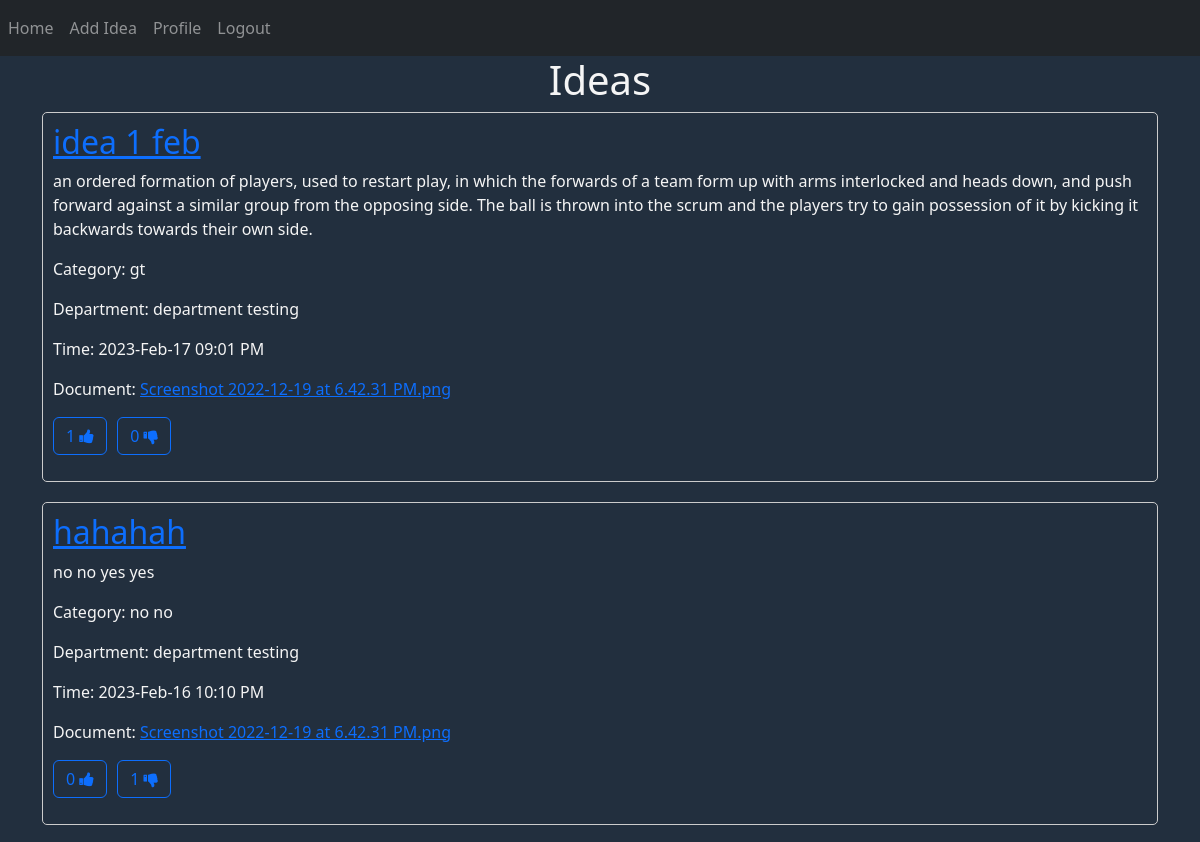
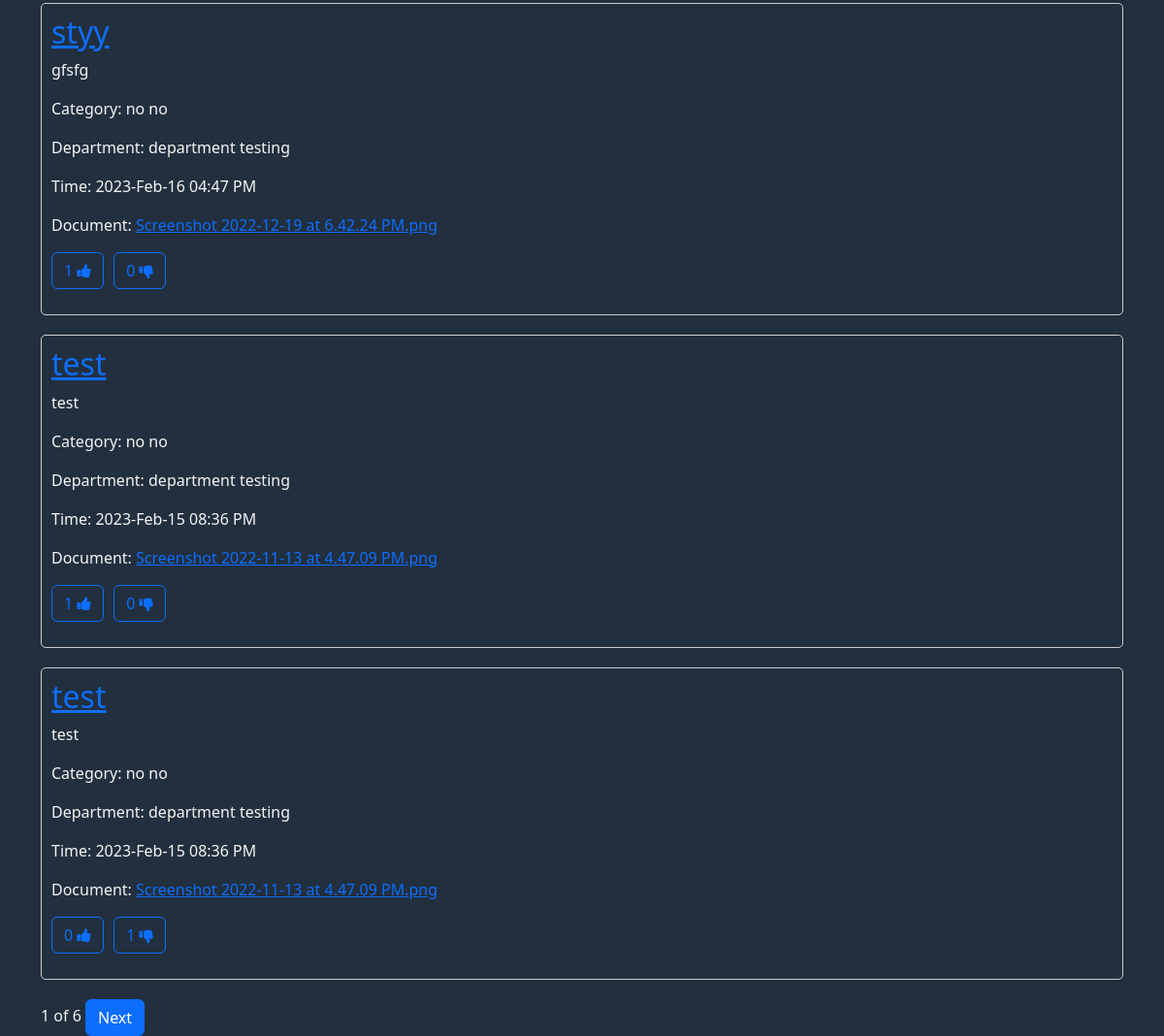
Page / (signed in) on the earlier database version (2 pictures, top to bottom).
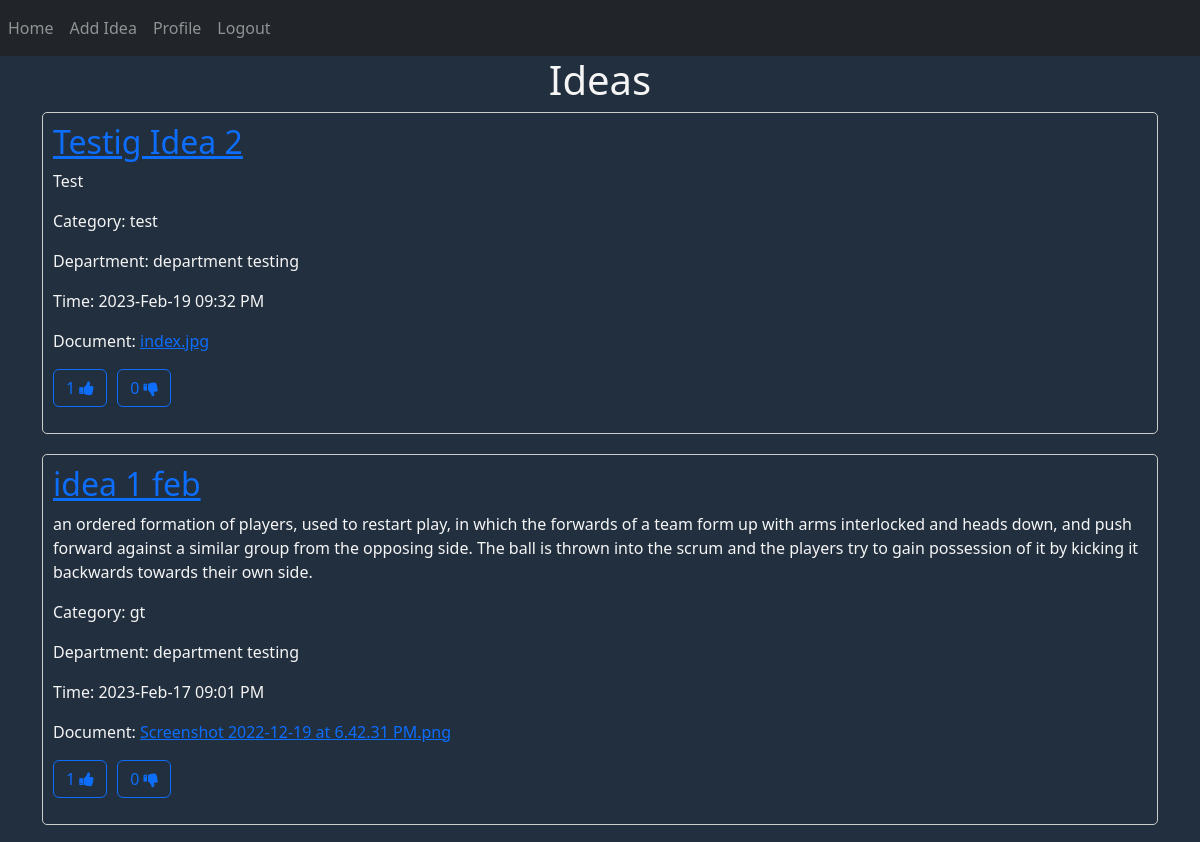
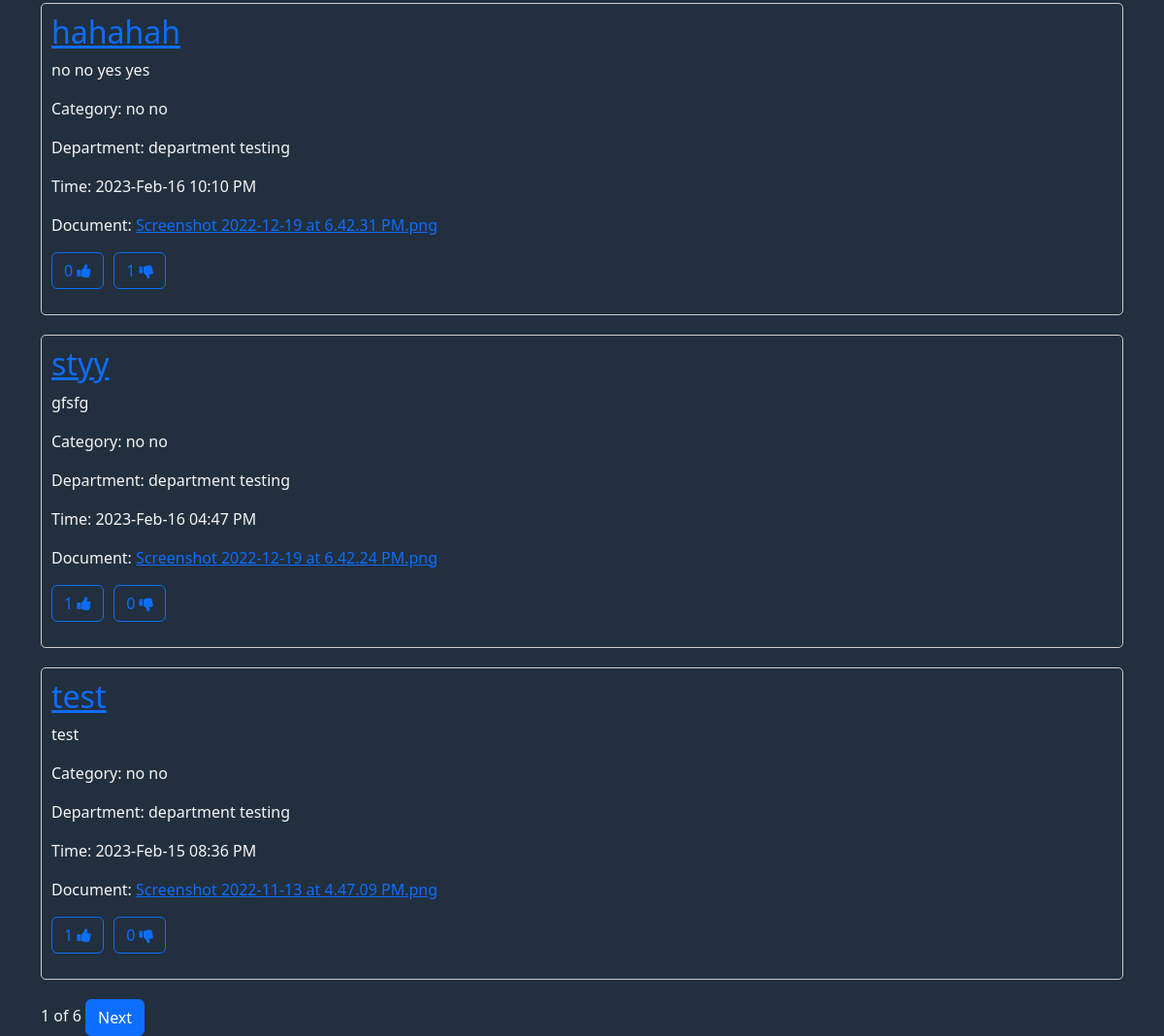
Same page on the later database version (2 pictures, top to bottom).
### website/models.py (models this page shows, shortened)
class Ideas(db.Model, UserMixin):
    id = db.Column(db.Integer, primary_key=True)
    staff_id = db.Column(db.Integer, db.ForeignKey('staff.id'))
    staff = db.relationship('Staff', backref='ideas')
    title = db.Column(db.String(150))
    category = db.Column(db.Integer, db.ForeignKey('category.id'))
    time = db.Column(db.DateTime(timezone=True), default=func.now())
    description = db.Column(db.String(1000))
    document = db.Column(db.String(150), nullable=False)
    anon = db.Column(Boolean, default=False)
    like = db.Column(db.Integer)
    dislike = db.Column(db.Integer)
    view_count = db.Column(db.Integer)
    comment_count = db.Column(db.Integer)
    comment = db.relationship('Comments')
    like_dislike_count = db.relationship('Like')

class Category(db.Model, UserMixin):
    id = db.Column(db.Integer, primary_key=True)
    name = db.Column(db.String(150))

class Staff(db.Model, UserMixin):
    id = db.Column(db.Integer, primary_key=True)
    name = db.Column(db.String(150))
    department = db.Column(db.Integer, db.ForeignKey('department.id'))
    nrc = db.Column(db.String(150))
    role = db.Column(db.String(150))
    email = db.Column(db.String(150), unique=True)
    phone_no = db.Column(db.String(150), unique=True)
    address = db.Column(db.String(255))
    username = db.Column(db.String(150))
    password = db.Column(db.String(150))
    notification = db.relationship('Notifications')
    idea = db.relationship('Ideas')
    comment = db.relationship('Comments')
    like_dislike_count = db.relationship('Like')

class Department(db.Model, UserMixin):
    id = db.Column(db.Integer, primary_key=True)
    name = db.Column(db.String(150))
    staff = db.relationship('Staff')

### website/views.py (the view, shortened to what this page needs)
@views.route('/', methods=['GET', 'POST'])
@login_required
def home():
    page = request.args.get('page', 1, type=int)
    ideas = Ideas.query.order_by(Ideas.time.desc()).paginate(page=page, per_page=5)
    categories = Category.query.all()
    departments = Department.query.all()
    category_list = {}
    department_list = {}
    for cat in categories:
        category_list[cat.id] = cat.name
    for dep in departments:
        department_list[dep.id] = dep.name
    return render_template('staff_home.html', ideas=ideas, user=current_user,
                           categories=category_list, departments=department_list)

### website/__init__.py (called while the page is built)
def create_app():
    app = Flask(__name__)
    app.config['SECRET_KEY'] = 'hjshjhdjah kjshkjdhjs'
    app.config['SQLALCHEMY_DATABASE_URI'] = f'sqlite:///{DB_NAME}'
    app.config['UPLOAD_FOLDER'] = "static/uploads/"
    db.init_app(app)
    from .views import views
    from .auth import auth
    app.register_blueprint(views, url_prefix='/')
    app.register_blueprint(auth, url_prefix='/')
    from .models import Staff, Department, Comments, Category, Notifications, Admin, Ideas, Like, Settings
    with app.app_context():
        db.create_all()
    login_manager = LoginManager()
    login_manager.login_view = 'auth.login'
    login_manager.init_app(app)
    @login_manager.user_loader
    def load_user(id):
        return Staff.query.get(int(id))
    return app

### website/templates/staff_home.html (shortened to what this page needs)
{% extends "base.html" %}
{% block content %}
<h1 align="center">Ideas</h1>
<link rel="stylesheet" href="/static/ideas.css"/>
    <form method="POST">
      {% for idea in ideas.items %}
<div class="idea-box" id="idea-{{ idea.id }}" >
  <a href="{{ url_for('auth.idea_detail', idea_id=idea.id) }}"><h2>{{ idea.title }}</h2></a>
  <p>{{ idea.description }}</p>
  <p>Category: {{ categories[idea.category] }}</p>
  <p>Department: {{ departments[idea.staff.department] }}</p>
  <p>Time: {{ idea.time.strftime('%Y-%b-%d %I:%M %p') }}</p>
  <p>Document: <a href="static/uploads/{{idea.document}}">{{ idea.document }}</a></p>
  <p>
    <div class="button-wrapper">
        <form method="POST">
            <button type="submit" class="btn btn-outline-primary like-button">
            {{ idea.like }} <i class="fa fa-thumbs-up" aria-hidden="true"></i>
            </button>
        </form>
        <form method="POST">
            <button type="submit" class="btn btn-outline-primary dislike-button">
            {{ idea.dislike }} <i class="fa fa-thumbs-down" aria-hidden="true"></i>
            </button>
        </form>
    </div>
  </p>
</div>
{% endfor %}
    </form>
    <span class="pagination-info">{{ ideas.page }} of {{ ideas.pages }}</span>
    {% if ideas.has_next %}
    <a href="{{ url_for('views.home', page=ideas.next_num) }}" class="btn btn-primary">Next</a>
    {% endif %}
{% endblock %}

### website/templates/base.html (shortened to what this page needs)
<!DOCTYPE html>
<html>
<head>
    <link rel="stylesheet" href="https://stackpath.bootstrapcdn.com/bootstrap/4.4.1/css/bootstrap.min.css"
 />
    <link rel="stylesheet" href="https://stackpath.bootstrapcdn.com/font-awesome/4.7.0/css/font-awesome.min.css"
 />
    <link href="https://cdn.jsdelivr.net/npm/bootstrap@5.3.0-alpha1/dist/css/bootstrap.min.css" rel="stylesheet"
>
</head>
<body style="background-color: #222f3e; color: whitesmoke">
    <nav class="navbar navbar-expand-lg navbar-dark bg-dark">
        <div class="collapse navbar-collapse" id="navbar">
            <div class="navbar-nav">
                {% if user.is_authenticated %}
                <a class="nav-item nav-link" id="home" href="/">Home</a>
                <a class="nav-item nav-link" id="add_idea" href="/add-idea">Add Idea</a>
                <a class="nav-item nav-link" id="profile" href="/profile">Profile</a>
                <a class="nav-item nav-link" id="logout" href="/logout">Logout</a>
                {% else %}
                <a class="nav-item nav-link" id="Login" href="/login">Login</a>
                {% endif %}
            </div>
        </div>
    </nav>
    <div class="container">{% block content %} {% endblock %}</div>
    </body>
    </html>

### website/static/ideas.css (style rules this page uses)
body { color: white; }
.idea-box { border: 1px solid #ccc; border-radius: 5px; margin-bottom: 20px; padding: 10px; }
.button-wrapper { display: flex; gap: 10px; }
button { background-color: #4CAF50; color: white; padding: 10px 20px; border: none; border-radius: 4px; cursor: pointer; }

Differences in the rows shown:
no longer on this page (row unchanged): Ideas: title "test", description "test", category.name "no no", {{ departments[idea.staff.department] }} "department testing", time "2023-Feb-15 08:36 PM", document "Screenshot 2022-11-13 at 4.47.09 PM.png", like "0", dislike "1"
added Ideas: title "Testig Idea 2", description "Test", category.name "test", {{ departments[idea.staff.department] }} "department testing", time "2023-Feb-19 09:32 PM", document "index.jpg", like "1", dislike "0"
